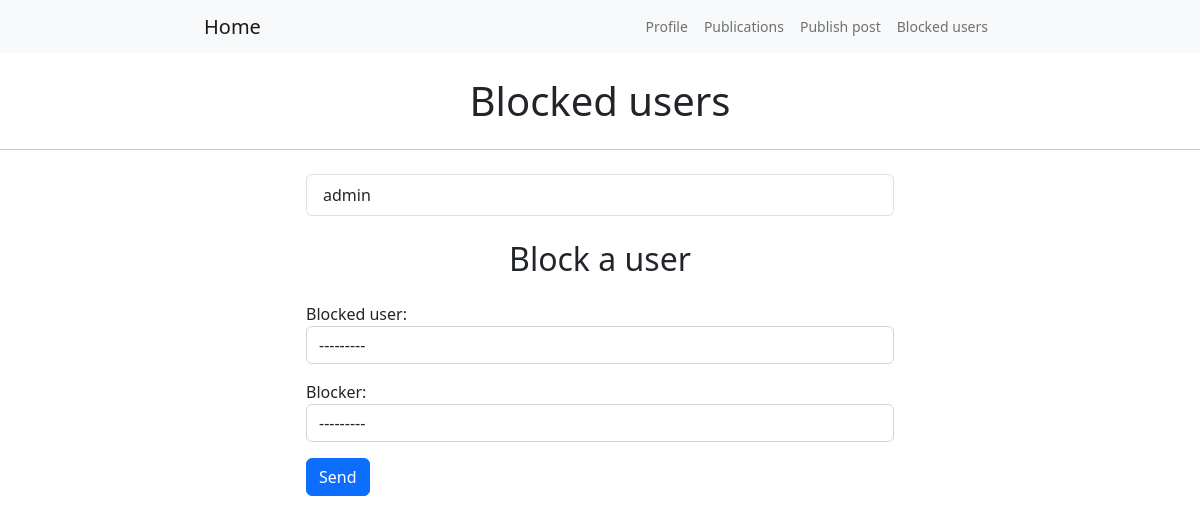
Page /blocked_users/ (signed in) on the earlier database version.
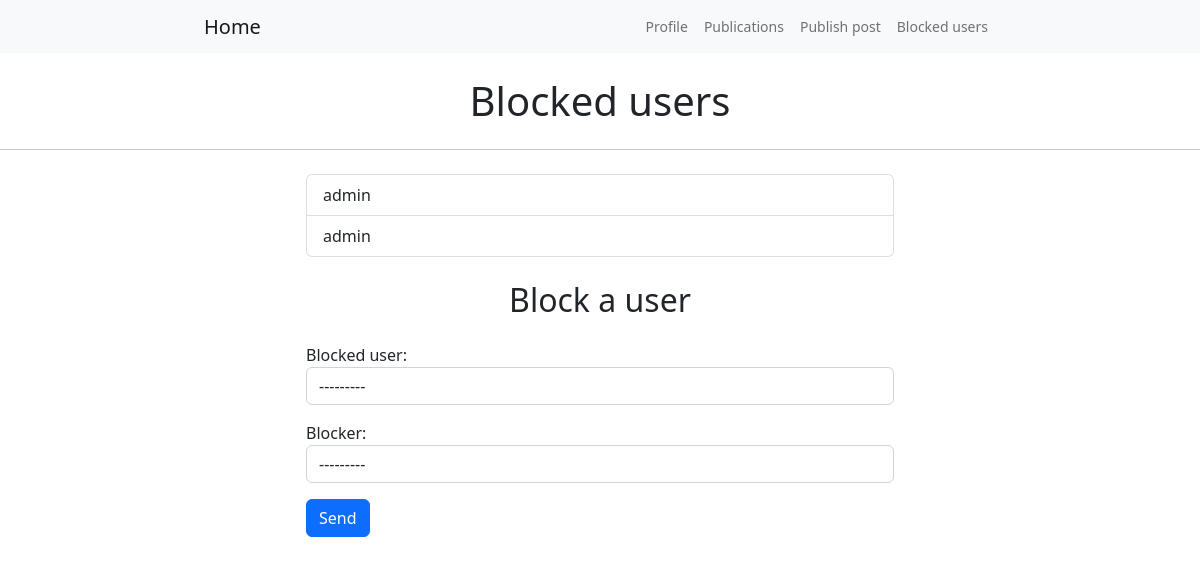
Same page on the later database version.
### BlogPost/models.py (models this page shows)
class BlockedUsers(models.Model):
    blocked_user = models.ForeignKey(User, on_delete=models.CASCADE, related_name="blocked_user")
    blocker = models.ForeignKey(User, on_delete=models.CASCADE, related_name="blocker")

### BlogPost/views.py (the view, shortened to what this page needs)
# urls.py: path('blocked_users/', blocked_users, name="blocked_users"),
def blocked_users(request):
    queryset = BlockedUsers.objects.filter(blocker=request.user).all()
    context = {"blocked_users": queryset, "form": UserForm}
    return render(request, "blocked_users.html", context=context)

### templates/blocked_users.html (shortened to what this page needs)
<!DOCTYPE html>
<html lang="en">
<head>
    <link href="https://cdn.jsdelivr.net/npm/bootstrap@5.2.0-beta1/dist/css/bootstrap.min.css" rel="stylesheet"
>
</head>
<body>
<nav class="row justify-content-center small navbar navbar-expand-lg navbar-light bg-light">
    <div class="container-fluid col-8">
        <div class="navbar-header">
            <a class="navbar-brand" href="#">Home</a>
        </div>
        <ul class="nav navbar-nav d-flex">
            <li class="nav-item"><a class="nav-link" href="{% url "profile" %}">Profile</a></li>
            <li class="nav-item"><a class="nav-link" href="{% url "publications" %}">Publications</a></li>
            <li class="nav-item"><a class="nav-link" href="{% url "add_publications" %}">Publish post</a></li>
            <li class="nav-item"><a class="nav-link" href="{% url "blocked_users" %}">Blocked users</a></li>
        </ul>
    </div>
</nav>
<h1 class="row justify-content-center my-4">Blocked users</h1>
<hr class="row justify-content-center my-4">
<div class="row justify-content-center my-4">
    <div class="col-6">
        <ul class="list-group">
            {% for blocked_user in blocked_users %}
                <li class="list-group-item">{{ blocked_user.blocked_user }}</li>
            {% endfor %}
        </ul>
    </div>
</div>
<h2 class="row justify-content-center my-4">Block a user</h2>
<div class="row justify-content-center my-4">
    <div class="col-6">
    <form method="post">
        {{ form.as_p }}
        <button type="submit" class="btn btn-primary">Send</button>
    </form>
</div>
</div>
</body>
</html>

Differences in the rows shown:
added BlockedUsers: blocked_user "admin"
